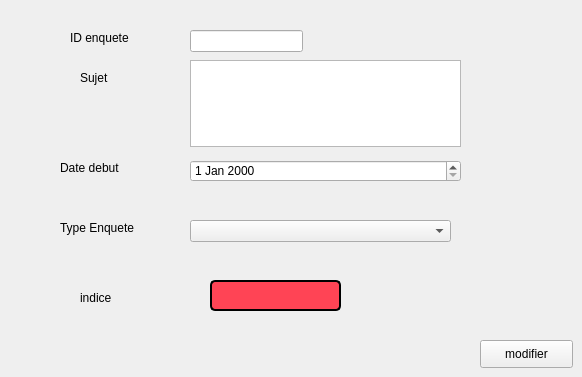
        <widget class="QWidget" name="tab_12">
         <attribute name="icon">
          <iconset resource="images.qrc">
           <normaloff>:/enquette.png</normaloff>:/enquette.png</iconset>
         </attribute>
         <attribute name="title">
          <string>modifier enquete</string>
         </attribute>
         <widget class="QLabel" name="label_79">
          <property name="geometry">
           <rect>
            <x>70</x>
            <y>30</y>
            <width>71</width>
            <height>16</height>
           </rect>
          </property>
          <property name="text">
           <string>ID enquete</string>
          </property>
         </widget>
         <widget class="QLabel" name="label_80">
          <property name="geometry">
           <rect>
            <x>80</x>
            <y>70</y>
            <width>56</width>
            <height>16</height>
           </rect>
          </property>
          <property name="text">
           <string>Sujet </string>
          </property>
         </widget>
         <widget class="QLabel" name="label_81">
          <property name="geometry">
           <rect>
            <x>60</x>
            <y>160</y>
            <width>91</width>
            <height>16</height>
           </rect>
          </property>
          <property name="text">
           <string>Date debut</string>
          </property>
         </widget>
         <widget class="QLabel" name="label_82">
          <property name="geometry">
           <rect>
            <x>60</x>
            <y>220</y>
            <width>101</width>
            <height>16</height>
           </rect>
          </property>
          <property name="text">
           <string>Type Enquete</string>
          </property>
         </widget>
         <widget class="QLabel" name="label_83">
          <property name="geometry">
           <rect>
            <x>80</x>
            <y>290</y>
            <width>56</width>
            <height>16</height>
           </rect>
          </property>
          <property name="text">
           <string>indice</string>
          </property>
         </widget>
         <widget class="QToolButton" name="toolButton_2">
          <property name="geometry">
           <rect>
            <x>210</x>
            <y>280</y>
            <width>131</width>
            <height>31</height>
           </rect>
          </property>
          <property name="styleSheet">
           <string notr="true">border: 2px solid black;
	border-radius : 5px;	
	background-color: #f45;</string>
          </property>
          <property name="text">
           <string/>
          </property>
          <property name="icon">
           <iconset resource="images.qrc">
            <normaloff>:/upload_image.png</normaloff>:/upload_image.png</iconset>
          </property>
          <property name="iconSize">
           <size>
            <width>28</width>
            <height>30</height>
           </size>
          </property>
         </widget>
         <widget class="QComboBox" name="comboBox_6">
          <property name="geometry">
           <rect>
            <x>190</x>
            <y>220</y>
            <width>261</width>
            <height>22</height>
           </rect>
          </property>
          <item>
           <property name="text">
            <string/>
           </property>
          </item>
          <item>
           <property name="text">
            <string>vol</string>
           </property>
          </item>
          <item>
           <property name="text">
            <string>meurtre</string>
           </property>
          </item>
          <item>
           <property name="text">
            <string>terrorisme</string>
           </property>
          </item>
          <item>
           <property name="text">
            <string>viole</string>
           </property>
          </item>
         </widget>
         <widget class="QDateEdit" name="dateEdit_2">
          <property name="geometry">
           <rect>
            <x>190</x>
            <y>160</y>
            <width>271</width>
            <height>22</height>
           </rect>
          </property>
         </widget>
         <widget class="QTextEdit" name="textEdit_6">
          <property name="geometry">
           <rect>
            <x>190</x>
            <y>60</y>
            <width>271</width>
            <height>87</height>
           </rect>
          </property>
         </widget>
         <widget class="QLineEdit" name="lineEdit_14">
          <property name="geometry">
           <rect>
            <x>190</x>
            <y>30</y>
            <width>113</width>
            <height>22</height>
           </rect>
          </property>
         </widget>
         <widget class="QLabel" name="toolButton_text_2">
          <property name="geometry">
           <rect>
            <x>360</x>
            <y>290</y>
            <width>191</width>
            <height>16</height>
           </rect>
          </property>
          <property name="text">
           <string/>
          </property>
         </widget>
         <widget class="QPushButton" name="pushButton">
          <property name="geometry">
           <rect>
            <x>480</x>
            <y>340</y>
            <width>93</width>
            <height>28</height>
           </rect>
          </property>
          <property name="text">
           <string>modifier</string>
          </property>
         </widget>
        </widget>
